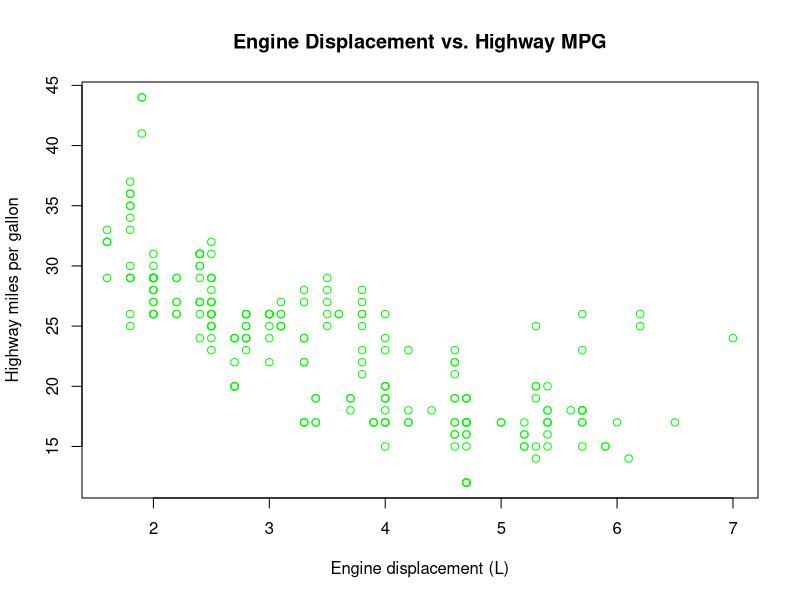
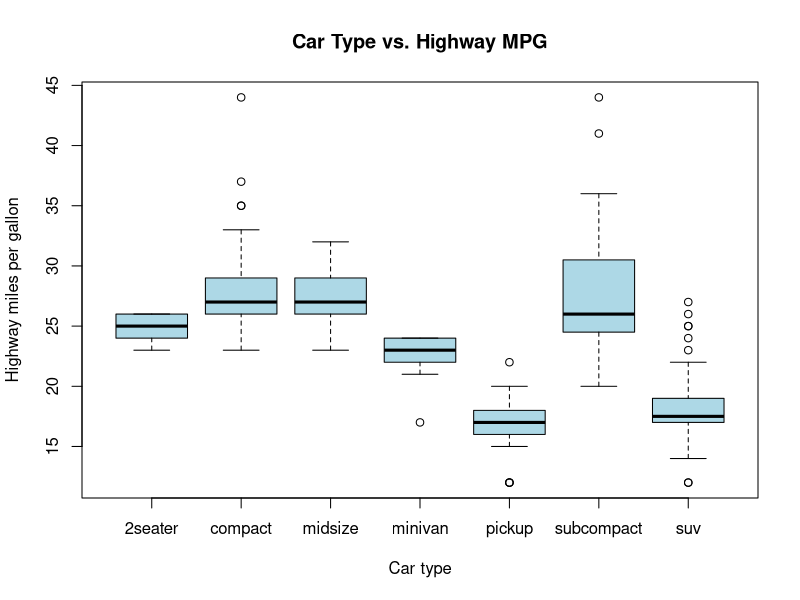
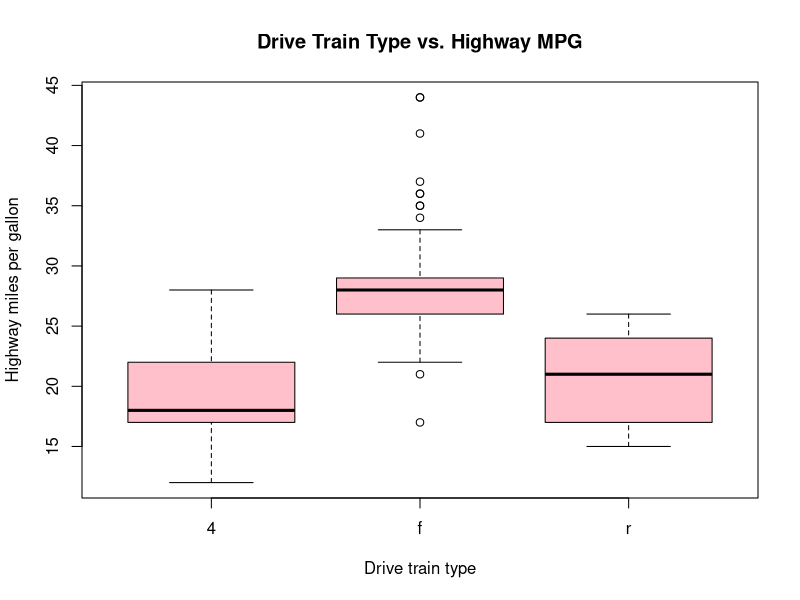
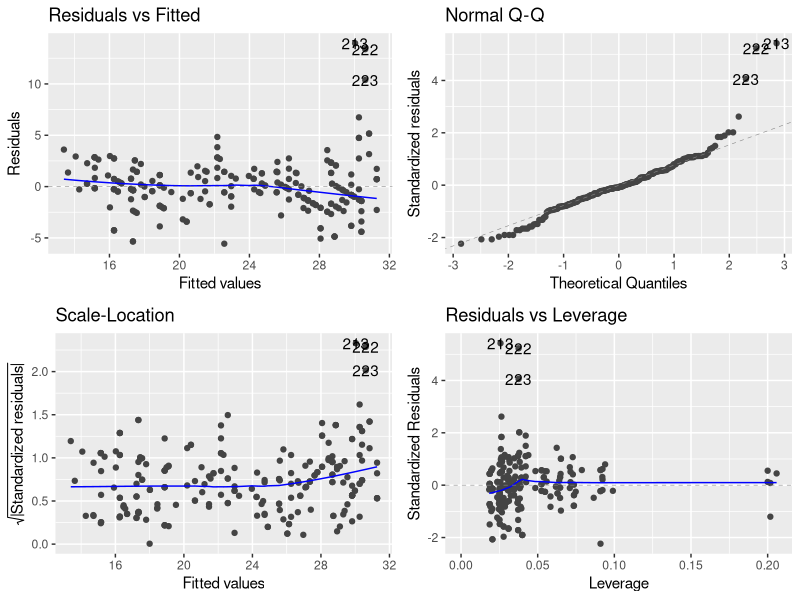
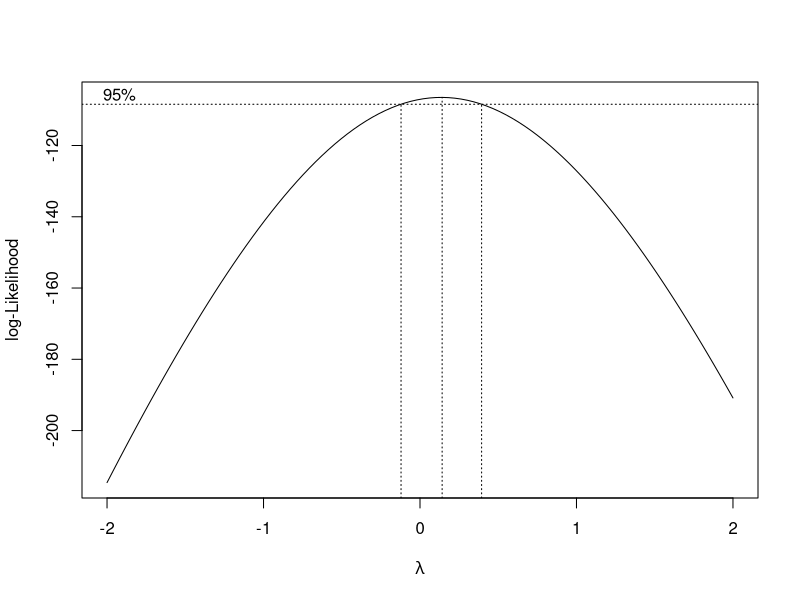
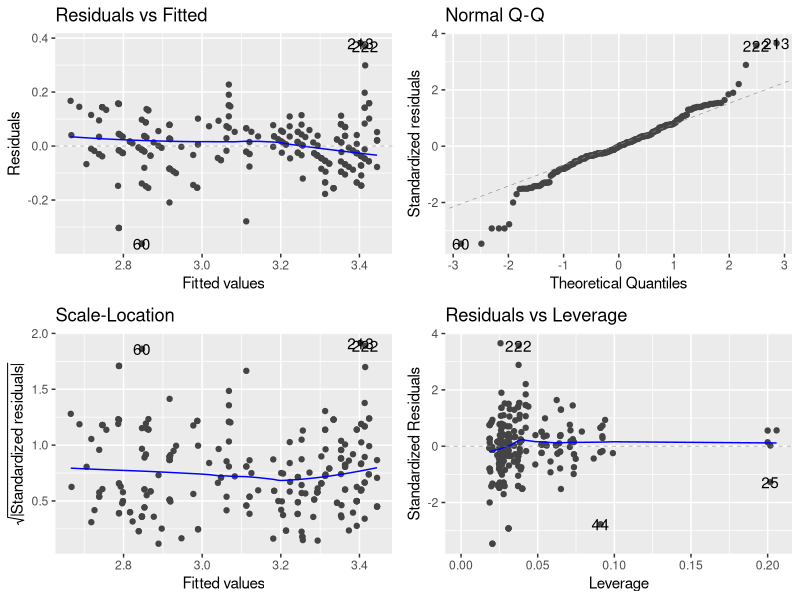
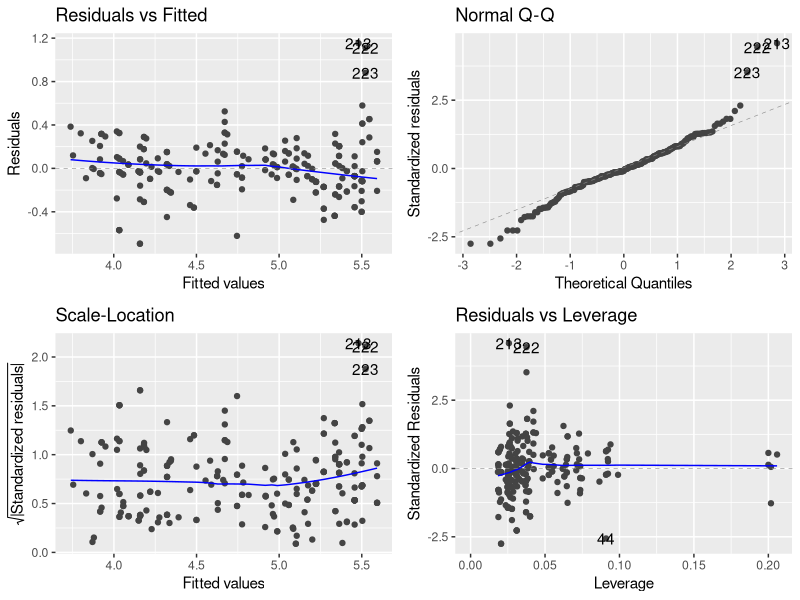

Recreate these plots in R, in order.
## ---- chunk 1
data(mpg, package = "ggplot2")
??mpg
nrow(mpg)
head(mpg)
## ---- chunk 2
table(mpg$class)
## ---- chunk 3
table(mpg$drv)
## ---- chunk 4
plot(mpg$displ, mpg$hwy, main = "Engine Displacement vs. Highway MPG", xlab = "Engine displacement (L)", ylab = "Highway miles per gallon", col="green")
## ---- chunk 5
boxplot(hwy ~ class, data = mpg, main = "Car Type vs. Highway MPG", xlab = "Car type", ylab = "Highway miles per gallon", col = "light blue")
## ---- chunk 6
boxplot(hwy ~ drv, data = mpg, main = "Drive Train Type vs. Highway MPG", xlab = "Drive train type", ylab = "Highway miles per gallon", col = "pink")
## ---- chunk 7
hwy_lm <- lm(hwy ~ displ + drv + class, data = mpg)
summary(hwy_lm)
## ---- chunk 8
min(mpg$hwy)
max(mpg$hwy)
## ---- chunk 9
anova(hwy_lm)
## ---- chunk 10
library(ggfortify)

autoplot(hwy_lm)
## ---- chunk 11
bc <- MASS::boxcox(hwy_lm)
## ---- chunk 12
log_lm <- lm(log(hwy) ~ displ + drv + class, data = mpg)
summary(log_lm)
autoplot(log_lm)
## ---- chunk 13
sqrt_lm <- lm(sqrt(hwy) ~ displ + drv + class, data = mpg)
summary(sqrt_lm)
autoplot(sqrt_lm)
